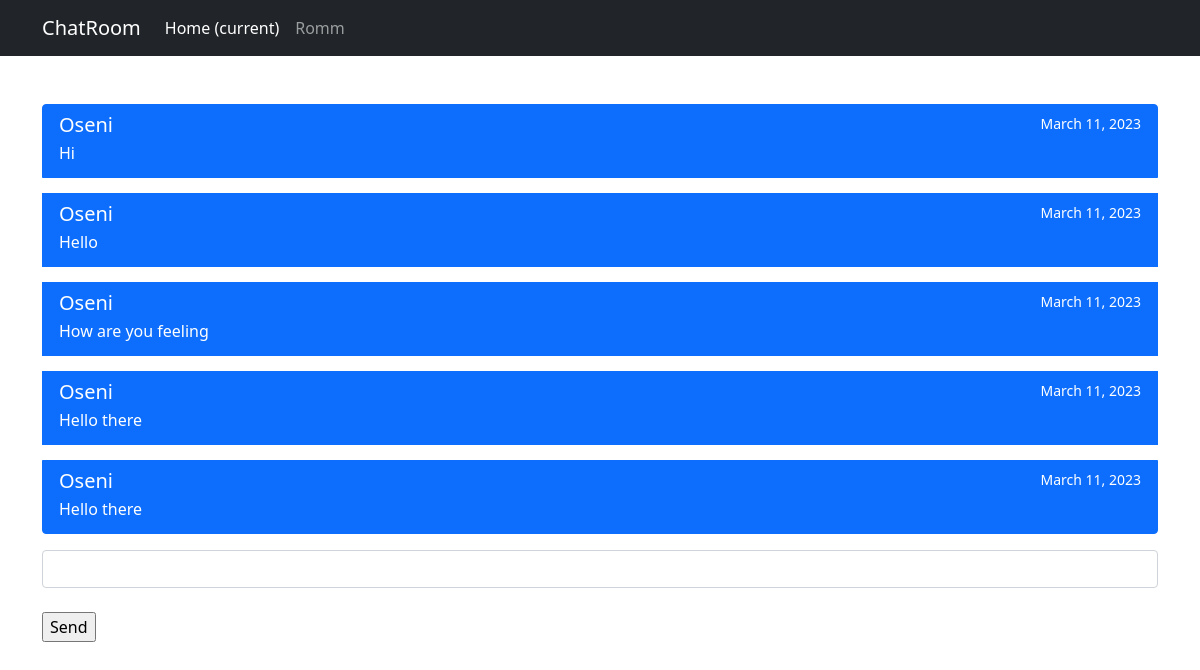
/chat/python/ (signed in), run on the app's committed database.
### chat/models.py (models this page shows)
class Message(models.Model):
    room = models.ForeignKey(Room, on_delete=models.CASCADE, related_name="messages")
    user = models.ForeignKey(User, on_delete=models.PROTECT, related_name="messages")
    text = models.CharField(max_length=1000)
    created_at = models.DateTimeField(auto_now_add=True)
    updated_at = models.DateTimeField(auto_now=True)

### chat/views.py (the view)
# urls.py: path("<slug:slug>/", views.room, name="room"),
@login_required
def room(request, slug):
    room = get_object_or_404(Room, slug=slug)
    messages = Message.objects.select_related("user").filter(room=room)
    return render(request, "chat/room.html", {"room": room, "messages": messages})

### chat/templates/chat/room.html (shortened to what this page needs)
{% extends "base.html" %}
{% load static %}
{% block content %}
<div class="container py-5">
    {% if messages %}
    <div class="list-group" id="list-group">
      {% for message in messages %}
      <span class="list-group-item list-group-item-action active mb-3">
        <div class="d-flex w-100 justify-content-between">
          <h5 class="mb-1">{{ message.user.username }}</h5>
          <small>{{ message.created_at.date }}</small>
        </div>
        <p class="mb-1">{{ message.text }}</p>
      </span>
      {% endfor %}
    </div>
    {% endif %}
    <input id="chat-message-input" type="text" class="form-control"><br>
    <input id="chat-message-submit" type="button" value="Send">
</div>
{% endblock %}

### data on the page
Message: user.username "Oseni", created_at "March 11, 2023", text "Hi"
Message: user.username "Oseni", created_at "March 11, 2023", text "Hello"
Message: user.username "Oseni", created_at "March 11, 2023", text "How are you feeling"
Message: user.username "Oseni", created_at "March 11, 2023", text "Hello there"
Message: user.username "Oseni", created_at "March 11, 2023", text "Hello there"
